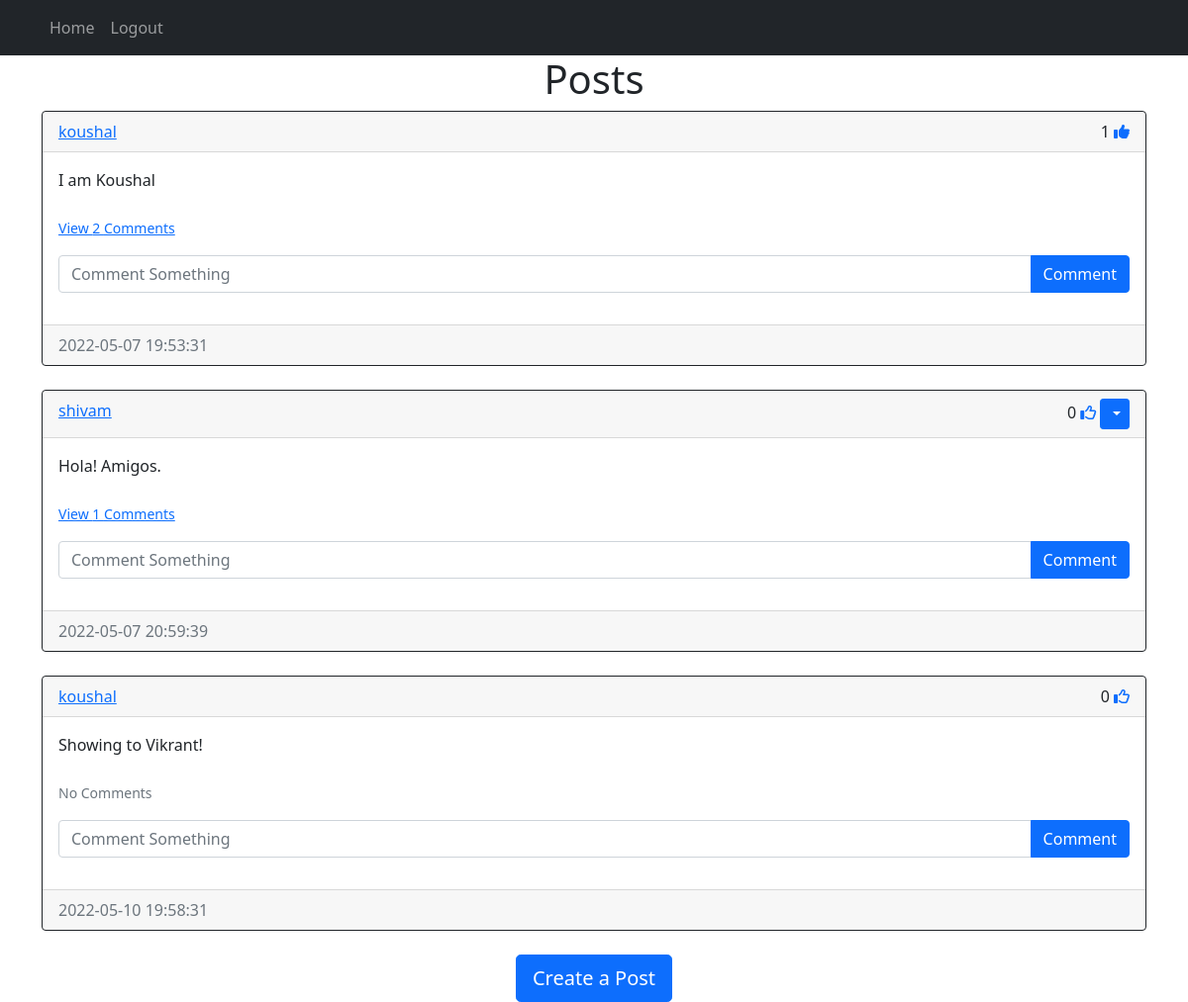
The app's page /home (signed in) with its own data.
### models.py (models this page shows)
class Post(db.Model):
    id = db.Column(db.Integer, primary_key=True)
    text = db.Column(db.Text, nullable=False)
    date_created = db.Column(db.DateTime(timezone=True), default=func.now())
    author = db.Column(db.Integer, db.ForeignKey('user.id', ondelete="CASCADE"), nullable=False)
    comments = db.relationship('Comment', backref='post', passive_deletes=True)
    likes = db.relationship('Like', backref='post', passive_deletes=True)

class User(db.Model, UserMixin):
    id = db.Column(db.Integer, primary_key=True)
    email = db.Column(db.String(150), unique=True)
    username = db.Column(db.String(150), unique=True)
    password = db.Column(db.String(150))
    date_created = db.Column(db.DateTime(timezone=True), default=func.now())
    posts = db.relationship('Post', backref='user', passive_deletes=True)
    comments = db.relationship('Comment', backref='user', passive_deletes=True)
    likes = db.relationship('Like', backref='user', passive_deletes=True)

### views.py (the view)
@views.route("/")
@views.route("/home")
@login_required
def home():
    posts = Post.query.all()
    return render_template("home.html", user=current_user, posts=posts)

### __init__.py (called while the page is built)
def create_app():
    app = Flask(__name__)
    app.config['SECRET_KEY'] = "helloworld"
    app.config['SQLALCHEMY_DATABASE_URI'] = f'sqlite:///{DB_NAME}'
    db.init_app(app)
    from .views import views
    from .auth import auth
    app.register_blueprint(views, url_prefix="/")
    app.register_blueprint(auth, url_prefix="/")
    from .models import User, Post, Comment, Like
    create_database(app)
    login_manager = LoginManager()
    login_manager.login_view = "auth.login"
    login_manager.init_app(app)
    @login_manager.user_loader
    def load_user(id):
        return User.query.get(int(id))
    return app

### templates/home.html (shortened to what this page needs)
{% extends "posts_div.html" %}

### templates/posts_div.html (shortened to what this page needs)
{% extends "base.html" %}
{% block content %}
<h1 align="center">{% block header %} Posts {% endblock %}</h1>
<div id="posts">
    {% for post in posts %}
    <div class="card border-dark">
        <div class="card-header d-flex justify-content-between align-item-center">
            <a href="/posts/{{post.user.username}}">{{post.user.username}}</a>
                <div>
                    {{ post.likes|length }}
                    {% if user.id in post.likes|map(attribute="author")|list %}
                        <a href="/like-post/{{post.id}}"><i class="fas fa-thumbs-up"></i></a>
                    {% else %}
                    <a href="/like-post/{{post.id}}"><i class="far fa-thumbs-up"></i></a>
                    {% endif %}
                    {% if user.id == post.author %}
                        <div class="btn-group">
                            <button type="button" class="btn btn-sm btn-primary dropdown-toggle" data-bs-toggle="dropdown">
                            </button>
                        </div>
                    {% endif %}
                </div>
        </div>
        <div class="card-body">
            <div class="card-text"> {{ post.text }} </div>
            <br />
            <p class="card-text">
                {% if post.comments|length > 0 %}
                <a data-bs-toggle="collapse" href="#comments-{{post.id}}" role="button">
                    <small>View {{post.comments|length}} Comments</small>
                </a>
                {% else %}
                    <small class="text-muted">No Comments</small>
                {% endif %}
            </p>
            <form class="input-group mb-3" method="POST" action="/create-comment/{{ post.id }}">
                <input type="text" id="text" name="text" class="form-control" placeholder="Comment Something" />
                <button type="submit" class="btn btn-primary">Comment</button>
            </form>
        </div>
        <div class="card-footer text-muted">
            {{ post.date_created }}
        </div>
    </div>
    <br />
    {% endfor %}
</div>
{% block footer %}
    <div align="center">
        <a href="/create-post"><button type="button" class="btn btn-primary btn-lg">Create a Post</button></a>
    </div>
{% endblock %}
{% endblock %}

### records on screen
Post: user.username "koushal", likes|length "1", text "I am Koushal", comments|length "2", date_created "2022-05-07 19:53:31"
Post: user.username "shivam", likes|length "0", text "Hola! Amigos.", comments|length "1", date_created "2022-05-07 20:59:39"
Post: user.username "koushal", likes|length "0", text "Showing to Vikrant!", shows "No Comments", date_created "2022-05-10 19:58:31"
